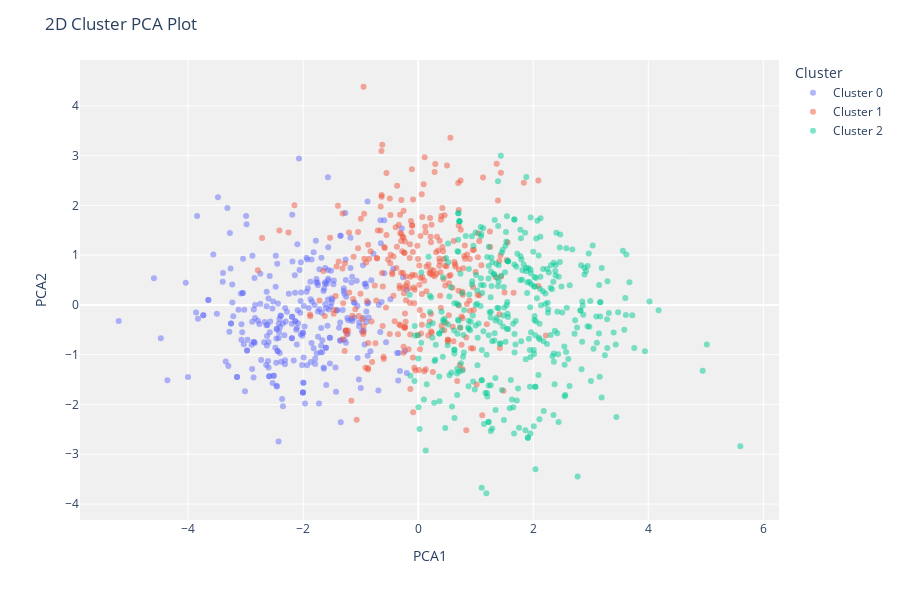
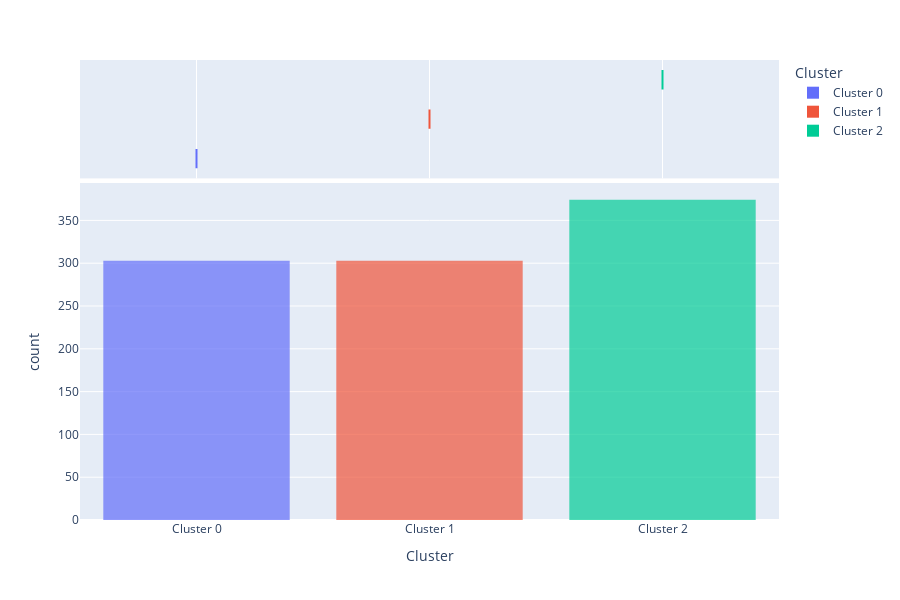
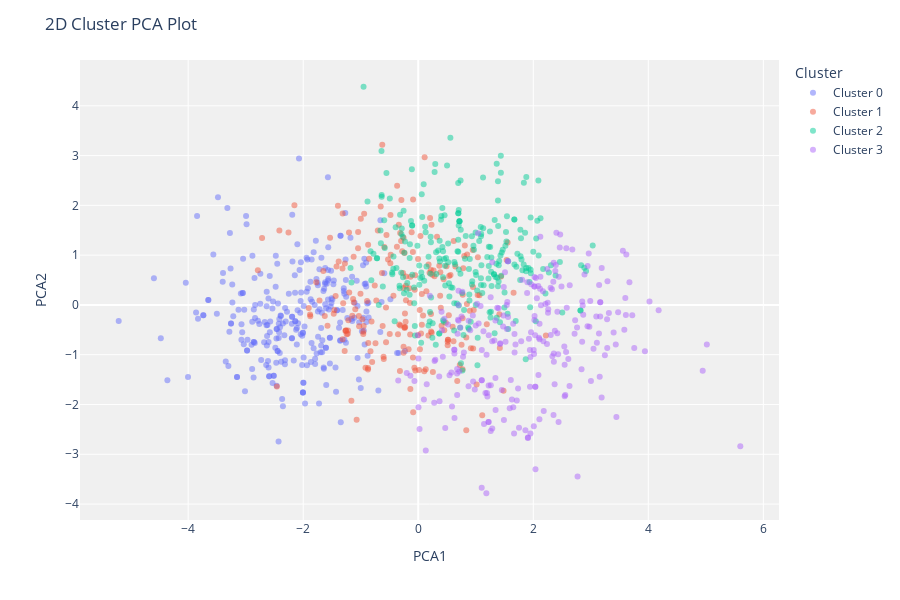
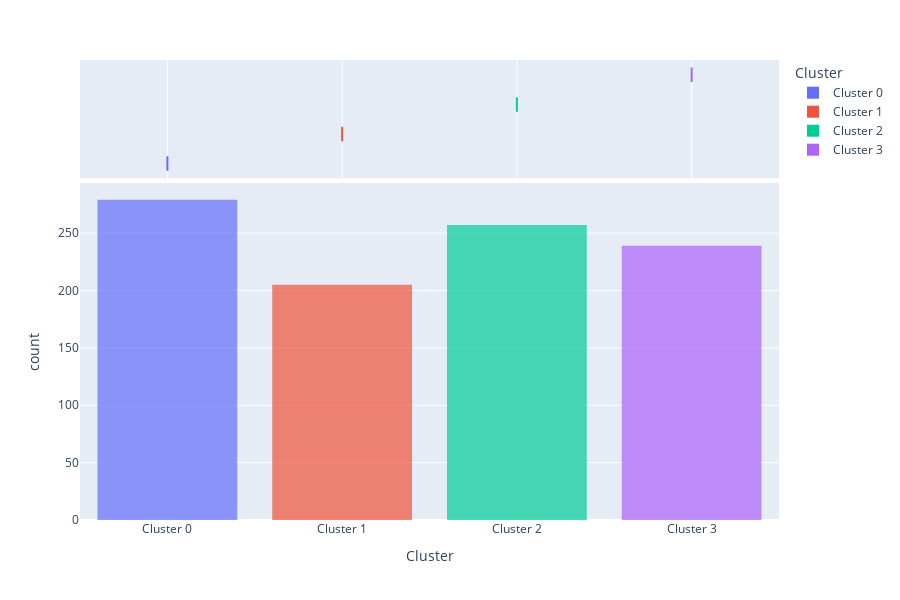

These figures' notebook cell, in order:
### Code cell
print("For C = 3")
plot_model(_3clustermodel_t_n, plot='cluster')
plot_model(_3clustermodel_t_n, plot='silhouette')
plot_model(_3clustermodel_t_n, plot='distribution')
print("For C = 4")
plot_model(_4clustermodel_t_n, plot='cluster')
plot_model(_4clustermodel_t_n, plot='silhouette')
plot_model(_4clustermodel_t_n, plot='distribution')
print("For C = 5")
plot_model(_5clustermodel_t_n, plot='cluster')
plot_model(_5clustermodel_t_n, plot='silhouette')
plot_model(_5clustermodel_t_n, plot='distribution')

### Figure 1 — Plotly figure (JSON) as saved in the notebook; plotly's stock layout.template omitted (floating-point values rounded to 4 significant figures; data arrays with more than 128 entries replaced by an {"elided": "..."} marker saying what was removed)
{"data": [{"customdata": {"elided": "303x1 float values"}, "hovertemplate": "Cluster=Cluster 0<br>PCA1=%{x}<br>PCA2=%{y}<br>Feature=%{customdata[0]}<extra></extra>", "legendgroup": "Cluster 0", "marker": {"color": "#636efa", "opacity": 0.5, "symbol": "circle"}, "mode": "markers", "name": "Cluster 0", "orientation": "v", "showlegend": true, "textposition": "top center", "type": "scatter", "x": {"elided": "303 float values"}, "xaxis": "x", "y": {"elided": "303 float values"}, "yaxis": "y"}, {"customdata": {"elided": "303x1 float values"}, "hovertemplate": "Cluster=Cluster 1<br>PCA1=%{x}<br>PCA2=%{y}<br>Feature=%{customdata[0]}<extra></extra>", "legendgroup": "Cluster 1", "marker": {"color": "#EF553B", "opacity": 0.5, "symbol": "circle"}, "mode": "markers", "name": "Cluster 1", "orientation": "v", "showlegend": true, "textposition": "top center", "type": "scatter", "x": {"elided": "303 float values"}, "xaxis": "x", "y": {"elided": "303 float values"}, "yaxis": "y"}, {"customdata": {"elided": "374x1 float values"}, "hovertemplate": "Cluster=Cluster 2<br>PCA1=%{x}<br>PCA2=%{y}<br>Feature=%{customdata[0]}<extra></extra>", "legendgroup": "Cluster 2", "marker": {"color": "#00cc96", "opacity": 0.5, "symbol": "circle"}, "mode": "markers", "name": "Cluster 2", "orientation": "v", "showlegend": true, "textposition": "top center", "type": "scatter", "x": {"elided": "374 float values"}, "xaxis": "x", "y": {"elided": "374 float values"}, "yaxis": "y"}], "layout": {"height": 600, "legend": {"title": {"text": "Cluster"}, "tracegroupgap": 0}, "margin": {"t": 60}, "plot_bgcolor": "rgb(240,240,240)", "title": {"text": "2D Cluster PCA Plot"}, "xaxis": {"anchor": "y", "domain": [0, 1], "title": {"text": "PCA1"}}, "yaxis": {"anchor": "x", "domain": [0, 1], "title": {"text": "PCA2"}}}}

### Figure 2 — Plotly figure (JSON) as saved in the notebook; plotly's stock layout.template omitted (floating-point values rounded to 4 significant figures; data arrays with more than 128 entries replaced by an {"elided": "..."} marker saying what was removed)
{"data": [{"alignmentgroup": "True", "bingroup": "x", "hovertemplate": "Cluster=%{x}<br>count=%{y}<extra></extra>", "legendgroup": "Cluster 0", "marker": {"color": "#636efa", "opacity": 0.7, "pattern": {"shape": ""}}, "name": "Cluster 0", "offsetgroup": "Cluster 0", "orientation": "v", "showlegend": true, "type": "histogram", "x": {"elided": "303 str values"}, "xaxis": "x", "yaxis": "y"}, {"alignmentgroup": "True", "customdata": {"elided": "303x10 float values"}, "hovertemplate": "Cluster=%{x}<br>Category 1=%{customdata[0]}<br>Category 2=%{customdata[1]}<br>Category 3=%{customdata[2]}<br>Category 4=%{customdata[3]}<br>Category 5=%{customdata[4]}<br>Category 6=%{customdata[5]}<br>Category 7=%{customdata[6]}<br>Category 8=%{customdata[7]}<br>Category 9=%{customdata[8]}<br>Category 10=%{customdata[9]}<extra></extra>", "legendgroup": "Cluster 0", "marker": {"color": "#636efa"}, "name": "Cluster 0", "notched": true, "offsetgroup": "Cluster 0", "showlegend": false, "type": "box", "x": {"elided": "303 str values"}, "xaxis": "x2", "yaxis": "y2"}, {"alignmentgroup": "True", "bingroup": "x", "hovertemplate": "Cluster=%{x}<br>count=%{y}<extra></extra>", "legendgroup": "Cluster 1", "marker": {"color": "#EF553B", "opacity": 0.7, "pattern": {"shape": ""}}, "name": "Cluster 1", "offsetgroup": "Cluster 1", "orientation": "v", "showlegend": true, "type": "histogram", "x": {"elided": "303 str values"}, "xaxis": "x", "yaxis": "y"}, {"alignmentgroup": "True", "customdata": {"elided": "303x10 float values"}, "hovertemplate": "Cluster=%{x}<br>Category 1=%{customdata[0]}<br>Category 2=%{customdata[1]}<br>Category 3=%{customdata[2]}<br>Category 4=%{customdata[3]}<br>Category 5=%{customdata[4]}<br>Category 6=%{customdata[5]}<br>Category 7=%{customdata[6]}<br>Category 8=%{customdata[7]}<br>Category 9=%{customdata[8]}<br>Category 10=%{customdata[9]}<extra></extra>", "legendgroup": "Cluster 1", "marker": {"color": "#EF553B"}, "name": "Cluster 1", "notched": true, "offsetgroup": "Cluster 1", "showlegend": false, "type": "box", "x": {"elided": "303 str values"}, "xaxis": "x2", "yaxis": "y2"}, {"alignmentgroup": "True", "bingroup": "x", "hovertemplate": "Cluster=%{x}<br>count=%{y}<extra></extra>", "legendgroup": "Cluster 2", "marker": {"color": "#00cc96", "opacity": 0.7, "pattern": {"shape": ""}}, "name": "Cluster 2", "offsetgroup": "Cluster 2", "orientation": "v", "showlegend": true, "type": "histogram", "x": {"elided": "374 str values"}, "xaxis": "x", "yaxis": "y"}, {"alignmentgroup": "True", "customdata": {"elided": "374x10 float values"}, "hovertemplate": "Cluster=%{x}<br>Category 1=%{customdata[0]}<br>Category 2=%{customdata[1]}<br>Category 3=%{customdata[2]}<br>Category 4=%{customdata[3]}<br>Category 5=%{customdata[4]}<br>Category 6=%{customdata[5]}<br>Category 7=%{customdata[6]}<br>Category 8=%{customdata[7]}<br>Category 9=%{customdata[8]}<br>Category 10=%{customdata[9]}<extra></extra>", "legendgroup": "Cluster 2", "marker": {"color": "#00cc96"}, "name": "Cluster 2", "notched": true, "offsetgroup": "Cluster 2", "showlegend": false, "type": "box", "x": {"elided": "374 str values"}, "xaxis": "x2", "yaxis": "y2"}], "layout": {"barmode": "relative", "height": 600, "legend": {"title": {"text": "Cluster"}, "tracegroupgap": 0}, "margin": {"t": 60}, "xaxis": {"anchor": "y", "categoryarray": ["Cluster 0", "Cluster 1", "Cluster 2"], "categoryorder": "array", "domain": [0, 1], "title": {"text": "Cluster"}}, "xaxis2": {"anchor": "y2", "domain": [0, 1], "matches": "x", "showgrid": true, "showticklabels": false}, "yaxis": {"anchor": "x", "domain": [0, 0.7326], "title": {"text": "count"}}, "yaxis2": {"anchor": "x2", "domain": [0.7426, 1], "matches": "y2", "showgrid": false, "showline": false, "showticklabels": false, "ticks": ""}}}

### Figure 3 — Plotly figure (JSON) as saved in the notebook; plotly's stock layout.template omitted (floating-point values rounded to 4 significant figures; data arrays with more than 128 entries replaced by an {"elided": "..."} marker saying what was removed)
{"data": [{"customdata": {"elided": "279x1 float values"}, "hovertemplate": "Cluster=Cluster 0<br>PCA1=%{x}<br>PCA2=%{y}<br>Feature=%{customdata[0]}<extra></extra>", "legendgroup": "Cluster 0", "marker": {"color": "#636efa", "opacity": 0.5, "symbol": "circle"}, "mode": "markers", "name": "Cluster 0", "orientation": "v", "showlegend": true, "textposition": "top center", "type": "scatter", "x": {"elided": "279 float values"}, "xaxis": "x", "y": {"elided": "279 float values"}, "yaxis": "y"}, {"customdata": {"elided": "205x1 float values"}, "hovertemplate": "Cluster=Cluster 1<br>PCA1=%{x}<br>PCA2=%{y}<br>Feature=%{customdata[0]}<extra></extra>", "legendgroup": "Cluster 1", "marker": {"color": "#EF553B", "opacity": 0.5, "symbol": "circle"}, "mode": "markers", "name": "Cluster 1", "orientation": "v", "showlegend": true, "textposition": "top center", "type": "scatter", "x": {"elided": "205 float values"}, "xaxis": "x", "y": {"elided": "205 float values"}, "yaxis": "y"}, {"customdata": {"elided": "257x1 float values"}, "hovertemplate": "Cluster=Cluster 2<br>PCA1=%{x}<br>PCA2=%{y}<br>Feature=%{customdata[0]}<extra></extra>", "legendgroup": "Cluster 2", "marker": {"color": "#00cc96", "opacity": 0.5, "symbol": "circle"}, "mode": "markers", "name": "Cluster 2", "orientation": "v", "showlegend": true, "textposition": "top center", "type": "scatter", "x": {"elided": "257 float values"}, "xaxis": "x", "y": {"elided": "257 float values"}, "yaxis": "y"}, {"customdata": {"elided": "239x1 float values"}, "hovertemplate": "Cluster=Cluster 3<br>PCA1=%{x}<br>PCA2=%{y}<br>Feature=%{customdata[0]}<extra></extra>", "legendgroup": "Cluster 3", "marker": {"color": "#ab63fa", "opacity": 0.5, "symbol": "circle"}, "mode": "markers", "name": "Cluster 3", "orientation": "v", "showlegend": true, "textposition": "top center", "type": "scatter", "x": {"elided": "239 float values"}, "xaxis": "x", "y": {"elided": "239 float values"}, "yaxis": "y"}], "layout": {"height": 600, "legend": {"title": {"text": "Cluster"}, "tracegroupgap": 0}, "margin": {"t": 60}, "plot_bgcolor": "rgb(240,240,240)", "title": {"text": "2D Cluster PCA Plot"}, "xaxis": {"anchor": "y", "domain": [0, 1], "title": {"text": "PCA1"}}, "yaxis": {"anchor": "x", "domain": [0, 1], "title": {"text": "PCA2"}}}}

### Figure 4 — Plotly figure (JSON) as saved in the notebook; plotly's stock layout.template omitted (floating-point values rounded to 4 significant figures; data arrays with more than 128 entries replaced by an {"elided": "..."} marker saying what was removed)
{"data": [{"alignmentgroup": "True", "bingroup": "x", "hovertemplate": "Cluster=%{x}<br>count=%{y}<extra></extra>", "legendgroup": "Cluster 0", "marker": {"color": "#636efa", "opacity": 0.7, "pattern": {"shape": ""}}, "name": "Cluster 0", "offsetgroup": "Cluster 0", "orientation": "v", "showlegend": true, "type": "histogram", "x": {"elided": "279 str values"}, "xaxis": "x", "yaxis": "y"}, {"alignmentgroup": "True", "customdata": {"elided": "279x10 float values"}, "hovertemplate": "Cluster=%{x}<br>Category 1=%{customdata[0]}<br>Category 2=%{customdata[1]}<br>Category 3=%{customdata[2]}<br>Category 4=%{customdata[3]}<br>Category 5=%{customdata[4]}<br>Category 6=%{customdata[5]}<br>Category 7=%{customdata[6]}<br>Category 8=%{customdata[7]}<br>Category 9=%{customdata[8]}<br>Category 10=%{customdata[9]}<extra></extra>", "legendgroup": "Cluster 0", "marker": {"color": "#636efa"}, "name": "Cluster 0", "notched": true, "offsetgroup": "Cluster 0", "showlegend": false, "type": "box", "x": {"elided": "279 str values"}, "xaxis": "x2", "yaxis": "y2"}, {"alignmentgroup": "True", "bingroup": "x", "hovertemplate": "Cluster=%{x}<br>count=%{y}<extra></extra>", "legendgroup": "Cluster 1", "marker": {"color": "#EF553B", "opacity": 0.7, "pattern": {"shape": ""}}, "name": "Cluster 1", "offsetgroup": "Cluster 1", "orientation": "v", "showlegend": true, "type": "histogram", "x": {"elided": "205 str values"}, "xaxis": "x", "yaxis": "y"}, {"alignmentgroup": "True", "customdata": {"elided": "205x10 float values"}, "hovertemplate": "Cluster=%{x}<br>Category 1=%{customdata[0]}<br>Category 2=%{customdata[1]}<br>Category 3=%{customdata[2]}<br>Category 4=%{customdata[3]}<br>Category 5=%{customdata[4]}<br>Category 6=%{customdata[5]}<br>Category 7=%{customdata[6]}<br>Category 8=%{customdata[7]}<br>Category 9=%{customdata[8]}<br>Category 10=%{customdata[9]}<extra></extra>", "legendgroup": "Cluster 1", "marker": {"color": "#EF553B"}, "name": "Cluster 1", "notched": true, "offsetgroup": "Cluster 1", "showlegend": false, "type": "box", "x": {"elided": "205 str values"}, "xaxis": "x2", "yaxis": "y2"}, {"alignmentgroup": "True", "bingroup": "x", "hovertemplate": "Cluster=%{x}<br>count=%{y}<extra></extra>", "legendgroup": "Cluster 2", "marker": {"color": "#00cc96", "opacity": 0.7, "pattern": {"shape": ""}}, "name": "Cluster 2", "offsetgroup": "Cluster 2", "orientation": "v", "showlegend": true, "type": "histogram", "x": {"elided": "257 str values"}, "xaxis": "x", "yaxis": "y"}, {"alignmentgroup": "True", "customdata": {"elided": "257x10 float values"}, "hovertemplate": "Cluster=%{x}<br>Category 1=%{customdata[0]}<br>Category 2=%{customdata[1]}<br>Category 3=%{customdata[2]}<br>Category 4=%{customdata[3]}<br>Category 5=%{customdata[4]}<br>Category 6=%{customdata[5]}<br>Category 7=%{customdata[6]}<br>Category 8=%{customdata[7]}<br>Category 9=%{customdata[8]}<br>Category 10=%{customdata[9]}<extra></extra>", "legendgroup": "Cluster 2", "marker": {"color": "#00cc96"}, "name": "Cluster 2", "notched": true, "offsetgroup": "Cluster 2", "showlegend": false, "type": "box", "x": {"elided": "257 str values"}, "xaxis": "x2", "yaxis": "y2"}, {"alignmentgroup": "True", "bingroup": "x", "hovertemplate": "Cluster=%{x}<br>count=%{y}<extra></extra>", "legendgroup": "Cluster 3", "marker": {"color": "#ab63fa", "opacity": 0.7, "pattern": {"shape": ""}}, "name": "Cluster 3", "offsetgroup": "Cluster 3", "orientation": "v", "showlegend": true, "type": "histogram", "x": {"elided": "239 str values"}, "xaxis": "x", "yaxis": "y"}, {"alignmentgroup": "True", "customdata": {"elided": "239x10 float values"}, "hovertemplate": "Cluster=%{x}<br>Category 1=%{customdata[0]}<br>Category 2=%{customdata[1]}<br>Category 3=%{customdata[2]}<br>Category 4=%{customdata[3]}<br>Category 5=%{customdata[4]}<br>Category 6=%{customdata[5]}<br>Category 7=%{customdata[6]}<br>Category 8=%{customdata[7]}<br>Category 9=%{customdata[8]}<br>Category 10=%{customdata[9]}<extra></extra>", "legendgroup": "Cluster 3", "marker": {"color": "#ab63fa"}, "name": "Cluster 3", "notched": true, "offsetgroup": "Cluster 3", "showlegend": false, "type": "box", "x": {"elided": "239 str values"}, "xaxis": "x2", "yaxis": "y2"}], "layout": {"barmode": "relative", "height": 600, "legend": {"title": {"text": "Cluster"}, "tracegroupgap": 0}, "margin": {"t": 60}, "xaxis": {"anchor": "y", "categoryarray": ["Cluster 0", "Cluster 1", "Cluster 2", "Cluster 3"], "categoryorder": "array", "domain": [0, 1], "title": {"text": "Cluster"}}, "xaxis2": {"anchor": "y2", "domain": [0, 1], "matches": "x", "showgrid": true, "showticklabels": false}, "yaxis": {"anchor": "x", "domain": [0, 0.7326], "title": {"text": "count"}}, "yaxis2": {"anchor": "x2", "domain": [0.7426, 1], "matches": "y2", "showgrid": false, "showline": false, "showticklabels": false, "ticks": ""}}}
